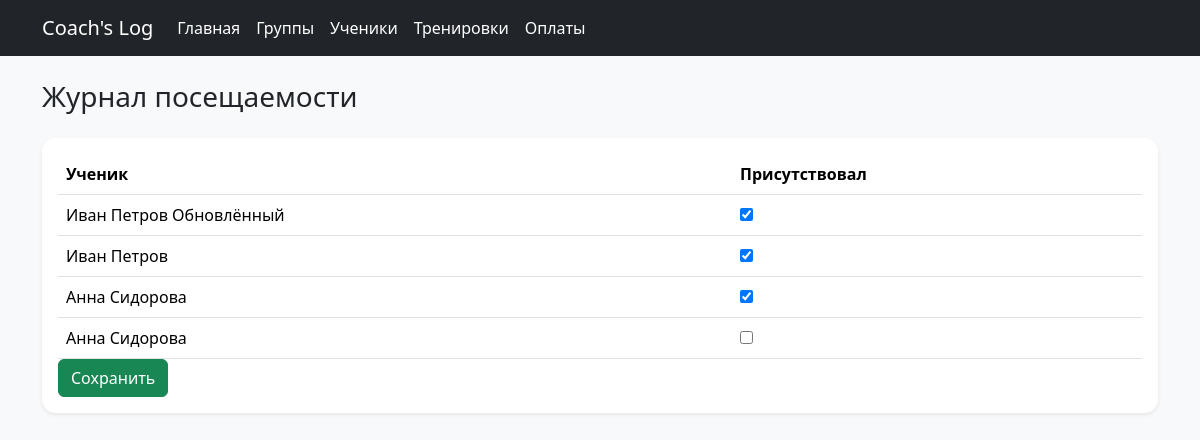
The app's page /attendance-page/4 with its own data.
### app/models/student.py (models this page shows)
class Student(Base):
    __tablename__ = "students"
    id: Mapped[int] = mapped_column(primary_key=True, index=True)
    full_name: Mapped[str] = mapped_column(String(255), nullable=False)
    phone: Mapped[str | None] = mapped_column(String(30), nullable=True)
    group_id: Mapped[int] = mapped_column(ForeignKey("groups.id"), nullable=False)
    group: Mapped["Group"] = relationship(back_populates="students")
    attendances: Mapped[list["Attendance"]] = relationship(
        back_populates="student",
        cascade="all, delete-orphan"
    )
    payments: Mapped[list["Payment"]] = relationship(
        back_populates="student",
        cascade="all, delete-orphan"
    )

### app/models/attendance.py (models this page shows)
class Attendance(Base):
    __tablename__ = "attendances"
    id: Mapped[int] = mapped_column(primary_key=True, index=True)
    training_id: Mapped[int] = mapped_column(ForeignKey("trainings.id"), nullable=False)
    student_id: Mapped[int] = mapped_column(ForeignKey("students.id"), nullable=False)
    status: Mapped[str] = mapped_column(String(20), nullable=False, default="absent")
    training: Mapped["Training"] = relationship(back_populates="attendances")
    student: Mapped["Student"] = relationship(back_populates="attendances")
    __table_args__ = (
        UniqueConstraint("training_id", "student_id", name="uq_training_student"),
    )

### app/routers/pages.py (the view)
@router.get("/attendance-page/{training_id}", response_class=HTMLResponse)
def attendance_page(training_id: int, request: Request, db: Session = Depends(get_db)):
    training = db.get(Training, training_id)
    students = db.query(Student).filter(Student.group_id == training.group_id).all()
    attendance_records = db.query(Attendance).filter(Attendance.training_id == training_id).all()
    attendance_map = {a.student_id: a.status for a in attendance_records}
    data = {
        "training_id": training.id,
        "students": [
            {
                "student_id": s.id,
                "full_name": s.full_name,
                "status": attendance_map.get(s.id)
            }
            for s in students
        ]
    }
    return templates.TemplateResponse(
        request=request,
        name="attendance/page.html",
        context={
            "request": request,
            "data": data
        },
    )

### app/templates/attendance/page.html (shortened to what this page needs)
{% extends "base.html" %}
{% block content %}
<h1 class="h3 mb-4">Журнал посещаемости</h1>
<form method="post" action="/attendance-submit/{{ data.training_id }}">
    <div class="card shadow-sm">
        <div class="card-body">
            <table class="table">
                <thead>
                    <tr>
                        <th>Ученик</th>
                        <th>Присутствовал</th>
                    </tr>
                </thead>
                <tbody>
                    {% for s in data.students %}
                    <tr>
                        <td>{{ s.full_name }}</td>
                        <td>
                            <input
                                type="checkbox"
                                name="student_{{ s.student_id }}"
                                {% if s.status == "present" %}checked{% endif %}
                            >
                        </td>
                    </tr>
                    {% endfor %}
                </tbody>
            </table>
            <button type="submit" class="btn btn-success">
                Сохранить
            </button>
        </div>
    </div>
</form>
{% endblock %}

### app/static/css/styles.css (style rules this page uses)
body { background-color: #f8f9fa; }
.card { border: none; border-radius: 14px; }
.table { margin-bottom: 0; }

### records on screen
Student: full_name "Иван Петров Обновлённый"
Attendance: status "☑"
Student: full_name "Иван Петров"
Attendance: status "☑"
Student: full_name "Анна Сидорова"
Attendance: status "☑"
Student: full_name "Анна Сидорова"
